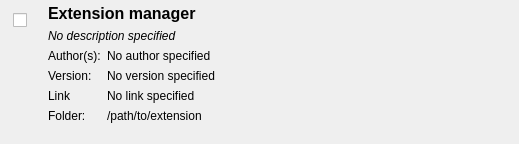
<?xml version="1.0" encoding="UTF-8"?>
<ui version="4.0">
 <class>Form</class>
 <widget class="QWidget" name="Form">
  <property name="geometry">
   <rect>
    <x>0</x>
    <y>0</y>
    <width>519</width>
    <height>144</height>
   </rect>
  </property>
  <property name="windowTitle">
   <string>Form</string>
  </property>
  <layout class="QHBoxLayout" name="horizontalLayout">
   <property name="margin">
    <number>4</number>
   </property>
   <item>
    <widget class="QWidget" name="widget_2" native="true">
     <property name="sizePolicy">
      <sizepolicy hsizetype="Fixed" vsizetype="Preferred">
       <horstretch>0</horstretch>
       <verstretch>0</verstretch>
      </sizepolicy>
     </property>
     <layout class="QVBoxLayout" name="verticalLayout">
      <item>
       <widget class="QCheckBox" name="checkbox_enable">
        <property name="sizePolicy">
         <sizepolicy hsizetype="Fixed" vsizetype="Fixed">
          <horstretch>0</horstretch>
          <verstretch>0</verstretch>
         </sizepolicy>
        </property>
        <property name="text">
         <string/>
        </property>
       </widget>
      </item>
      <item>
       <spacer name="verticalSpacer">
        <property name="orientation">
         <enum>Qt::Vertical</enum>
        </property>
        <property name="sizeHint" stdset="0">
         <size>
          <width>20</width>
          <height>40</height>
         </size>
        </property>
       </spacer>
      </item>
     </layout>
    </widget>
   </item>
   <item>
    <widget class="QWidget" name="widget" native="true">
     <layout class="QFormLayout" name="formLayout">
      <property name="margin">
       <number>0</number>
      </property>
      <item row="3" column="0">
       <widget class="QLabel" name="label_desc_author">
        <property name="text">
         <string>Author(s):</string>
        </property>
       </widget>
      </item>
      <item row="3" column="1">
       <widget class="QLabel" name="label_author">
        <property name="text">
         <string>No author specified</string>
        </property>
       </widget>
      </item>
      <item row="4" column="0">
       <widget class="QLabel" name="label_desc_version">
        <property name="text">
         <string>Version:</string>
        </property>
       </widget>
      </item>
      <item row="4" column="1">
       <widget class="QLabel" name="label_version">
        <property name="text">
         <string>No version specified</string>
        </property>
       </widget>
      </item>
      <item row="0" column="0" colspan="2">
       <widget class="QLabel" name="label_name">
        <property name="font">
         <font>
          <pointsize>12</pointsize>
          <weight>75</weight>
          <bold>true</bold>
         </font>
        </property>
        <property name="text">
         <string>Extension manager</string>
        </property>
       </widget>
      </item>
      <item row="2" column="0" colspan="2">
       <widget class="QLabel" name="label_description">
        <property name="font">
         <font>
          <italic>true</italic>
         </font>
        </property>
        <property name="text">
         <string>No description specified</string>
        </property>
       </widget>
      </item>
      <item row="5" column="1">
       <widget class="QLabel" name="label_url">
        <property name="text">
         <string>No link specified</string>
        </property>
       </widget>
      </item>
      <item row="5" column="0">
       <widget class="QLabel" name="label_desc_url">
        <property name="text">
         <string>Link</string>
        </property>
       </widget>
      </item>
      <item row="6" column="1">
       <widget class="QLabel" name="label_folder">
        <property name="text">
         <string>/path/to/extension</string>
        </property>
       </widget>
      </item>
      <item row="6" column="0">
       <widget class="QLabel" name="label_desc_folder">
        <property name="text">
         <string>Folder:</string>
        </property>
       </widget>
      </item>
     </layout>
    </widget>
   </item>
  </layout>
 </widget>
 <resources/>
 <connections/>
</ui>
